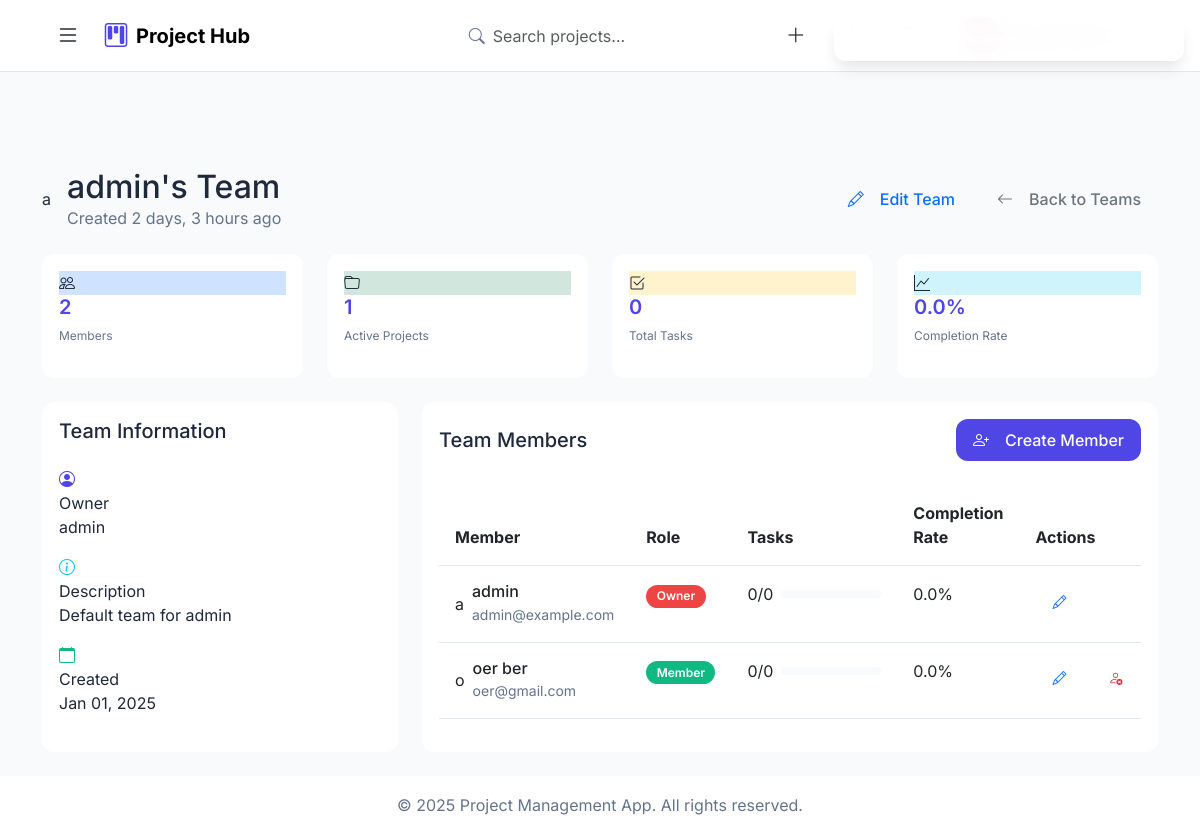
Page /teams/1/ (signed in) on the committed database.
### projects/models.py (models this page shows, shortened)
class Team(models.Model):
    name = models.CharField(max_length=200, unique=True)
    description = models.TextField(blank=True)
    owner = models.ForeignKey(
        'User',
        on_delete=models.CASCADE,
        related_name='owned_teams',
        default=get_default_owner,
        null=True
    )
    avatar = models.ImageField(
        upload_to='team_avatars/',
        null=True,
        blank=True
    )
    created_at = models.DateTimeField(auto_now_add=True)
    updated_at = models.DateTimeField(auto_now=True)
    class Meta:
        ordering = ['-created_at']
        constraints = [
            models.UniqueConstraint(
                fields=['name', 'owner'],
                name='unique_team_name_per_owner'
            )
        ]

class User(AbstractUser):
    email = models.EmailField(
        unique=True,
        error_messages={
            'unique': "A user with that email already exists.",
        },
        verbose_name='email address'
    )
    is_project_manager = models.BooleanField(
        default=True,  # Default is True for direct registration
        help_text='Designates whether this user can create team member accounts'
    )
    groups = models.ManyToManyField(
        Group,
        related_name='custom_user_groups',
        blank=True,
        help_text='The groups this user belongs to.',
        verbose_name='groups',
    )
    user_permissions = models.ManyToManyField(
        Permission,
        related_name='custom_user_permissions',
        blank=True,
        help_text='Specific permissions for this user.',
        verbose_name='user permissions',
    )
    USERNAME_FIELD = 'username'
    EMAIL_FIELD = 'email'
    REQUIRED_FIELDS = ['email']
    class Meta:
        verbose_name = 'user'
        verbose_name_plural = 'users'
        ordering = ['username']
        indexes = [
            models.Index(fields=['username']),
            models.Index(fields=['email'])
        ]
    def get_full_name(self):
        return f"{self.first_name} {self.last_name}".strip() or self.username

class TeamMember(models.Model):
    ROLE_CHOICES = [
        ('owner', 'Owner'),      # Full control over team
        ('manager', 'Manager'),  # Can manage projects and members
        ('member', 'Member')     # Basic access and assigned tasks
    ]
    team = models.ForeignKey('Team', on_delete=models.CASCADE, related_name='members')
    user = models.ForeignKey('User', on_delete=models.CASCADE, related_name='team_memberships')
    role = models.CharField(max_length=20, choices=ROLE_CHOICES, default='member')
    date_joined = models.DateTimeField(auto_now_add=True)
    created_by = models.ForeignKey(
        'User',
        on_delete=models.SET_NULL,
        related_name='created_members',
        null=True,
        blank=True
    )

### projects/views.py (the view)
# urls.py: path('teams/<int:team_id>/', views.team_detail, name='team_detail'),
@login_required
@handle_view_errors
def team_detail(request, team_id):
    try:
        team = get_object_or_404(
            Team.objects.select_related(
                'owner',
                'owner__profile'
            ).prefetch_related(
                'members__user__profile',
                'members__user__assigned_tasks',
                'projects',
                'projects__tasks',
                'projects__manager'
            ),
            id=team_id
        )
        if not has_team_permission(request.user, team):
            messages.error(request, MSG_PERMISSION_DENIED)
            return redirect('team_list')
        is_member = TeamMember.objects.filter(team=team, user=request.user).exists()
        is_manager = request.user.is_project_manager
        is_owner = request.user == team.owner
        team_stats = get_team_stats(team)
        members = TeamMember.objects.filter(
            team=team
        ).select_related(
            'user',
            'user__profile'
        ).prefetch_related(
            'user__assigned_tasks'
        ).annotate(
            task_count=Count('user__assigned_tasks', distinct=True),
            completed_tasks=Count(
                'user__assigned_tasks',
                filter=Q(user__assigned_tasks__status='done'),
                distinct=True
            ),
            completion_rate=Case(
                When(task_count=0, then=Value(0.0, output_field=FloatField())),
                default=ExpressionWrapper(
                    F('completed_tasks') * 100.0 / F('task_count'),
                    output_field=FloatField()
                )
            ),
            last_active=Max('user__assigned_tasks__updated_at')
        ).order_by('-role', 'user__username')
        context = {
            'team': team,
            'members': members,
            'total_tasks': team_stats['total_tasks'],
            'completed_tasks': team_stats['completed_tasks'],
            'active_projects': team_stats['active_projects'],
            'completed_projects': team_stats['completed_projects'],
            'team_progress': team_stats['progress'],
            'can_manage': can_manage_team(request.user, team),
            'available_roles': TeamMember.ROLE_CHOICES,
            'is_member': is_member,
            'is_manager': is_manager,
            'is_owner': is_owner
        }
        return render(request, 'projects/team_detail.html', context)
    except Team.DoesNotExist:
        messages.error(request, "Team not found")
        return redirect('team_list')
    except PermissionDenied:
        messages.error(request, MSG_PERMISSION_DENIED)
        return redirect('team_list')
    except Exception as e:
        logger.error(f"Team detail error: {str(e)}", exc_info=True)
        messages.error(request, MSG_ERROR)
        return redirect('team_list')

### projects/templates/projects/team_detail.html (shortened to what this page needs)
{% extends 'base.html' %}
{% load static %}
{% load custom_filters %}
{% block extra_css %}
<link rel="stylesheet" href="{% static 'css/team_detail.css' %}">
{% endblock %}
{% block content %}
<div class="container py-4">
    <div class="d-flex justify-content-between align-items-center mb-4">
        <div>
            <div class="d-flex align-items-center gap-3">
                {% if team.avatar %}
                    <img src="{{ team.avatar.url }}" alt="{{ team.name }}" class="team-avatar">
                {% else %}
                    <div class="team-avatar-placeholder">{{ team.name|first }}</div>
                {% endif %}
                <div>
                    <h2 class="gradient-text mb-0">{{ team.name }}</h2>
                    <p class="text-muted mb-0">Created {{ team.created_at|timesince }} ago</p>
                </div>
            </div>
        </div>
        <div class="d-flex gap-2">
            {% if can_manage %}
            <a href="{% url 'team_edit' team.id %}" class="btn btn-outline-primary hover-translate">
                <i class="bi bi-pencil me-2"></i>Edit Team
            </a>
            {% endif %}
            <a href="{% url 'team_list' %}" class="btn btn-outline-secondary hover-translate">
                <i class="bi bi-arrow-left me-2"></i>Back to Teams
            </a>
        </div>
    </div>
    <div class="row g-4 mb-4">
        <div class="col-md-3">
            <div class="stat-card glass-card">
                <div class="stat-icon bg-primary-subtle">
                    <i class="bi bi-people"></i>
                </div>
                <div class="stat-content">
                    <h3 class="stat-value">{{ members.count }}</h3>
                    <p class="stat-label">Members</p>
                </div>
            </div>
        </div>
        <div class="col-md-3">
            <div class="stat-card glass-card">
                <div class="stat-icon bg-success-subtle">
                    <i class="bi bi-folder"></i>
                </div>
                <div class="stat-content">
                    <h3 class="stat-value">{{ active_projects }}</h3>
                    <p class="stat-label">Active Projects</p>
                </div>
            </div>
        </div>
        <div class="col-md-3">
            <div class="stat-card glass-card">
                <div class="stat-icon bg-warning-subtle">
                    <i class="bi bi-check2-square"></i>
                </div>
                <div class="stat-content">
                    <h3 class="stat-value">{{ total_tasks }}</h3>
                    <p class="stat-label">Total Tasks</p>
                </div>
            </div>
        </div>
        <div class="col-md-3">
            <div class="stat-card glass-card">
                <div class="stat-icon bg-info-subtle">
                    <i class="bi bi-graph-up"></i>
                </div>
                <div class="stat-content">
                    <h3 class="stat-value">{{ team_progress|floatformat:1 }}%</h3>
                    <p class="stat-label">Completion Rate</p>
                </div>
            </div>
        </div>
    </div>
    <div class="row g-4">
        <div class="col-lg-4">
            <div class="glass-card h-100">
                <div class="card-body">
                    <h5 class="card-title mb-4">Team Information</h5>
                    <div class="team-info">
                        <div class="info-item">
                            <i class="bi bi-person-circle text-primary"></i>
                            <div>
                                <label>Owner</label>
                                <p>{{ team.owner.get_full_name|default:team.owner.username }}</p>
                            </div>
                        </div>
                        {% if team.description %}
                        <div class="info-item">
                            <i class="bi bi-info-circle text-info"></i>
                            <div>
                                <label>Description</label>
                                <p>{{ team.description }}</p>
                            </div>
                        </div>
                        {% endif %}
                        <div class="info-item">
                            <i class="bi bi-calendar text-success"></i>
                            <div>
                                <label>Created</label>
                                <p>{{ team.created_at|date:"M d, Y" }}</p>
                            </div>
                        </div>
                    </div>
                </div>
            </div>
        </div>
        <div class="col-lg-8">
            <div class="glass-card h-100">
                <div class="card-body">
                    <div class="d-flex justify-content-between align-items-center mb-4">
                        <h5 class="card-title mb-0">Team Members</h5>
                        {% if can_manage %}
                        <a href="{% url 'create_team_member' team.id %}" class="btn btn-primary hover-translate">
                            <i class="bi bi-person-plus me-2"></i>Create Member
                        </a>
                        {% endif %}
                    </div>
                    {% if members %}
                    <div class="table-responsive">
                        <table class="table table-hover">
                            <thead>
                                <tr>
                                    <th>Member</th>
                                    <th>Role</th>
                                    <th>Tasks</th>
                                    <th>Completion Rate</th>
                                    {% if can_manage %}
                                    <th>Actions</th>
                                    {% endif %}
                                </tr>
                            </thead>
                            <tbody>
                                {% for member in members %}
                                <tr>
                                    <td>
                                        <div class="d-flex align-items-center gap-2">
                                            {% if member.user.profile.avatar %}
                                            <img src="{{ member.user.profile.avatar.url }}" alt="" class="member-avatar">
                                            {% else %}
                                            <div class="member-avatar-placeholder">{{ member.user.username|first }}</div>
                                            {% endif %}
                                            <div>
                                                <h6 class="mb-0">{{ member.user.get_full_name|default:member.user.username }}</h6>
                                                <small class="text-muted">{{ member.user.email }}</small>
                                            </div>
                                        </div>
                                    </td>
                                    <td>
                                        <span class="badge bg-{{ member.role|role_color }}">
                                            {{ member.get_role_display }}
                                        </span>
                                    </td>
                                    <td>
                                        <div class="d-flex align-items-center gap-2">
                                            <span>{{ member.completed_tasks }}/{{ member.task_count }}</span>
                                            <div class="progress" style="width: 100px">
                                            </div>
                                        </div>
                                    </td>
                                    <td>{{ member.completion_rate|floatformat:1 }}%</td>
                                    {% if can_manage %}
                                    <td>
                                        <div class="d-flex gap-2">
                                            <button class="btn btn-sm btn-outline-primary"
                                                    data-bs-toggle="modal"
                                                    data-bs-target="#editRoleModal"
                                                    data-member-id="{{ member.id }}"
                                                    data-team-id="{{ team.id }}"
                                                    data-member-name="{{ member.user.username }}"
                                                    data-current-role="{{ member.role }}">
                                                <i class="bi bi-pencil"></i>
                                            </button>
                                            {% if member.user != team.owner %}
                                            <button class="btn btn-sm btn-outline-danger"
                                                    data-bs-toggle="modal"
                                                    data-bs-target="#removeMemberModal"
                                                    data-member-id="{{ member.id }}"
                                                    data-team-id="{{ team.id }}"
                                                    data-member-name="{{ member.user.username }}">
                                                <i class="bi bi-person-x"></i>
                                            </button>
                                            {% endif %}
                                        </div>
                                    </td>
                                    {% endif %}
                                </tr>
                                {% endfor %}
                            </tbody>
                        </table>
                    </div>
                    {% else %}
                    <p class="text-center text-muted my-4">No team members yet</p>
                    {% endif %}
                </div>
            </div>
        </div>
    </div>
</div>
{% endblock %}

### rows in the picture
Team: name|first "a", name "admin's Team", created_at "2 days, 3 hours", owner.get_full_name "admin", description "Default team for admin", created_at "Jan 01, 2025"
TeamMember: user.username|first "a", user.get_full_name "admin", user.email "admin@example.com", role "Owner", completed_tasks "0", task_count "0", completion_rate "0.0"
TeamMember: user.username|first "o", user.get_full_name "oer ber", user.email "oer@gmail.com", role "Member", completed_tasks "0", task_count "0", completion_rate "0.0"

### other values in the picture
{{ members.count }} "2"
{{ active_projects }} "1"
{{ total_tasks }} "0"
{{ team_progress|floatformat:1 }} "0.0"
